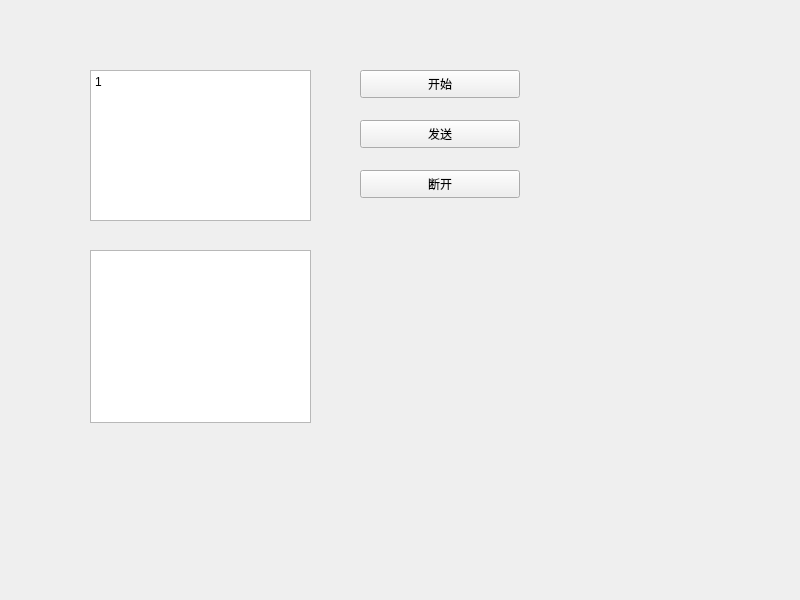
<?xml version="1.0" encoding="UTF-8"?>
<ui version="4.0">
 <class>Widget</class>
 <widget class="QWidget" name="Widget">
  <property name="geometry">
   <rect>
    <x>0</x>
    <y>0</y>
    <width>800</width>
    <height>600</height>
   </rect>
  </property>
  <property name="windowTitle">
   <string>Widget</string>
  </property>
  <widget class="QPushButton" name="but_connect">
   <property name="geometry">
    <rect>
     <x>360</x>
     <y>70</y>
     <width>160</width>
     <height>28</height>
    </rect>
   </property>
   <property name="text">
    <string>开始</string>
   </property>
  </widget>
  <widget class="QTextEdit" name="text_send">
   <property name="geometry">
    <rect>
     <x>90</x>
     <y>70</y>
     <width>221</width>
     <height>151</height>
    </rect>
   </property>
   <property name="html">
    <string>&lt;!DOCTYPE HTML PUBLIC &quot;-//W3C//DTD HTML 4.0//EN&quot; &quot;http://www.w3.org/TR/REC-html40/strict.dtd&quot;&gt;
&lt;html&gt;&lt;head&gt;&lt;meta name=&quot;qrichtext&quot; content=&quot;1&quot; /&gt;&lt;style type=&quot;text/css&quot;&gt;
p, li { white-space: pre-wrap; }
&lt;/style&gt;&lt;/head&gt;&lt;body style=&quot; font-family:'SimSun'; font-size:9pt; font-weight:400; font-style:normal;&quot;&gt;
&lt;p style=&quot; margin-top:0px; margin-bottom:0px; margin-left:0px; margin-right:0px; -qt-block-indent:0; text-indent:0px;&quot;&gt;1&lt;/p&gt;&lt;/body&gt;&lt;/html&gt;</string>
   </property>
  </widget>
  <widget class="QPushButton" name="but_send">
   <property name="geometry">
    <rect>
     <x>360</x>
     <y>120</y>
     <width>160</width>
     <height>28</height>
    </rect>
   </property>
   <property name="text">
    <string>发送</string>
   </property>
  </widget>
  <widget class="QTextEdit" name="text_recv">
   <property name="geometry">
    <rect>
     <x>90</x>
     <y>250</y>
     <width>221</width>
     <height>173</height>
    </rect>
   </property>
  </widget>
  <widget class="QPushButton" name="readyRead">
   <property name="geometry">
    <rect>
     <x>360</x>
     <y>170</y>
     <width>160</width>
     <height>28</height>
    </rect>
   </property>
   <property name="text">
    <string>断开</string>
   </property>
  </widget>
 </widget>
 <resources/>
 <connections/>
</ui>
